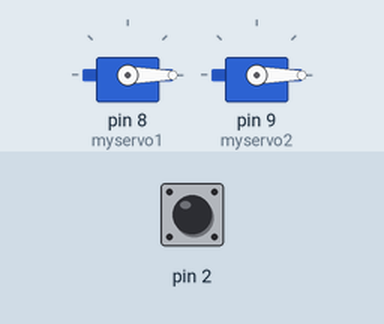
Recording of a sketch running on a simulated Arduino Uno, built with avr-gcc and run on an emulated ATmega328P. Parts: 2 × servo. Inputs (shaded band) come from the test bench; at power-on: pin 2 HIGH.

Above: at 1.2 s.
1.3 s: pin 2 pulled LOW for 0.15 s
At 1.37 s:
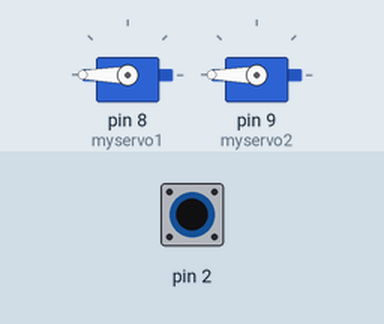
2.9 s: pin 2 pulled LOW for 3.2 s
At 6.5 s:
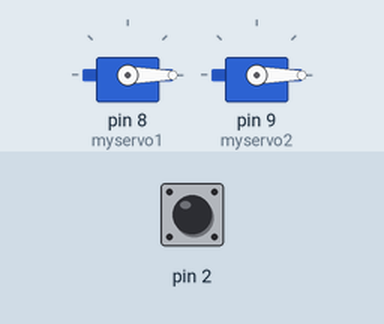
Timing chart, 0 to 8.0 s (numbered marks = the images above; inputs shaded):
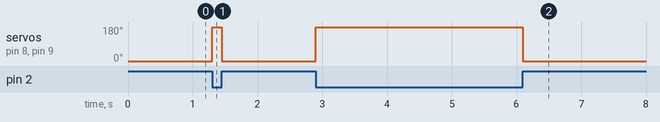

Measured:
- after the input at 1.3 s, servo on pin 8 (myservo1), servo on pin 9 (myservo2): 0° → 180° at once, → 0° 0.15 s later
- after the input at 2.9 s, servo on pin 8 (myservo1), servo on pin 9 (myservo2): 0° → 180° at once, → 0° 3.2 s later

The sketch:

servoCode.ino
```cpp
#include <Servo.h>
Servo myservo1, myservo2;
int angle =0;
int angleStep =50;

void setup() {
  myservo1.attach(8);
  myservo2.attach(9);
  pinMode(2,INPUT_PULLUP);
}

void loop() {
  if (digitalRead(2) == HIGH){
myservo1.write(-180);
myservo2.write(-180);

  }
  else {
  myservo1.write(180);
  myservo2.write(180);


  }
}
```
